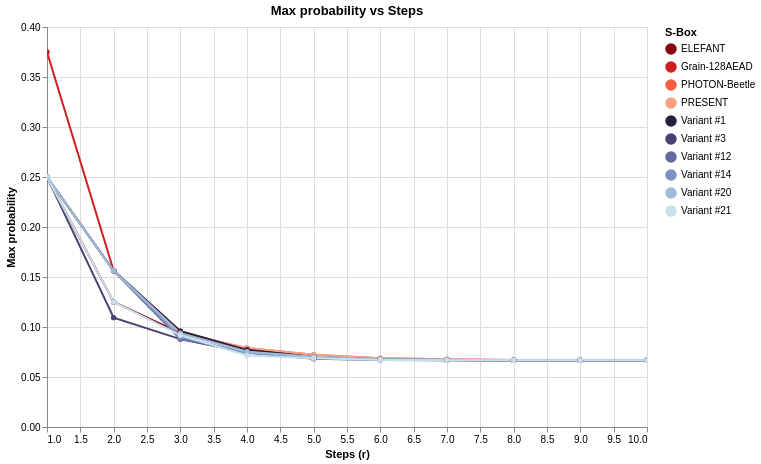

The notebook cell saved with this chart:
### Code cell
chart_mp = compare_max_probability_altair(
    specs,
    r_values=list(range(1,11)),
    log_scale=False,
    detail=True
)
chart_mp

### Figure 1 — Vega-Lite specification as saved in the notebook (floating-point values rounded to 4 significant figures)
{"config": {"view": {"continuousWidth": 300, "continuousHeight": 300}}, "data": {"name": "data-973939d819a1010aea30fdd18b3e7ff7"}, "mark": {"type": "line", "point": true}, "encoding": {"color": {"field": "S-Box", "legend": {"title": "S-Box"}, "scale": {"domain": ["ELEFANT", "Grain-128AEAD", "PHOTON-Beetle", "PRESENT", "Variant #1", "Variant #3", "Variant #12", "Variant #14", "Variant #20", "Variant #21"], "range": ["#880811", "#d01d1f", "#f85d42", "#fca082", "#2b1f3e", "#494373", "#636a9f", "#7d92bf", "#9ebbd7", "#c7dfeb"]}, "type": "nominal"}, "tooltip": [{"field": "r", "type": "quantitative"}, {"field": "S-Box", "type": "nominal"}, {"field": "Max probability", "type": "quantitative"}], "x": {"field": "r", "title": "Steps (r)", "type": "quantitative"}, "y": {"field": "Max probability", "scale": {}, "title": "Max probability", "type": "quantitative"}}, "height": 400, "params": [{"name": "param_11", "select": {"type": "interval", "encodings": ["x", "y"]}, "bind": "scales"}], "title": "Max probability vs Steps", "width": 600, "$schema": "https://vega.github.io/schema/vega-lite/v5.20.1.json", "datasets": {"data-973939d819a1010aea30fdd18b3e7ff7": [{"r": 1, "S-Box": "ELEFANT", "Max probability": 0.25}, {"r": 2, "S-Box": "ELEFANT", "Max probability": 0.125}, {"r": 3, "S-Box": "ELEFANT", "Max probability": 0.09375}, {"r": 4, "S-Box": "ELEFANT", "Max probability": 0.07812}, {"r": 5, "S-Box": "ELEFANT", "Max probability": 0.06982}, {"r": 6, "S-Box": "ELEFANT", "Max probability": 0.06805}, {"r": 7, "S-Box": "ELEFANT", "Max probability": 0.06709}, {"r": 8, "S-Box": "ELEFANT", "Max probability": 0.06682}, {"r": 9, "S-Box": "ELEFANT", "Max probability": 0.06672}, {"r": 10, "S-Box": "ELEFANT", "Max probability": 0.06669}, {"r": 1, "S-Box": "Grain-128AEAD", "Max probability": 0.375}, {"r": 2, "S-Box": "Grain-128AEAD", "Max probability": 0.1562}, {"r": 3, "S-Box": "Grain-128AEAD", "Max probability": 0.0957}, {"r": 4, "S-Box": "Grain-128AEAD", "Max probability": 0.07764}, {"r": 5, "S-Box": "Grain-128AEAD", "Max probability": 0.07004}, {"r": 6, "S-Box": "Grain-128AEAD", "Max probability": 0.06794}, {"r": 7, "S-Box": "Grain-128AEAD", "Max probability": 0.06707}, {"r": 8, "S-Box": "Grain-128AEAD", "Max probability": 0.0668}, {"r": 9, "S-Box": "Grain-128AEAD", "Max probability": 0.0667}, {"r": 10, "S-Box": "Grain-128AEAD", "Max probability": 0.06668}, {"r": 1, "S-Box": "PHOTON-Beetle", "Max probability": 0.25}, {"r": 2, "S-Box": "PHOTON-Beetle", "Max probability": 0.1562}, {"r": 3, "S-Box": "PHOTON-Beetle", "Max probability": 0.09375}, {"r": 4, "S-Box": "PHOTON-Beetle", "Max probability": 0.0791}, {"r": 5, "S-Box": "PHOTON-Beetle", "Max probability": 0.07227}, {"r": 6, "S-Box": "PHOTON-Beetle", "Max probability": 0.06882}, {"r": 7, "S-Box": "PHOTON-Beetle", "Max probability": 0.06766}, {"r": 8, "S-Box": "PHOTON-Beetle", "Max probability": 0.06699}, {"r": 9, "S-Box": "PHOTON-Beetle", "Max probability": 0.06683}, {"r": 10, "S-Box": "PHOTON-Beetle", "Max probability": 0.06672}, {"r": 1, "S-Box": "PRESENT", "Max probability": 0.25}, {"r": 2, "S-Box": "PRESENT", "Max probability": 0.1562}, {"r": 3, "S-Box": "PRESENT", "Max probability": 0.09375}, {"r": 4, "S-Box": "PRESENT", "Max probability": 0.0791}, {"r": 5, "S-Box": "PRESENT", "Max probability": 0.07227}, {"r": 6, "S-Box": "PRESENT", "Max probability": 0.06882}, {"r": 7, "S-Box": "PRESENT", "Max probability": 0.06766}, {"r": 8, "S-Box": "PRESENT", "Max probability": 0.06699}, {"r": 9, "S-Box": "PRESENT", "Max probability": 0.06683}, {"r": 10, "S-Box": "PRESENT", "Max probability": 0.06672}, {"r": 1, "S-Box": "Variant #1", "Max probability": 0.25}, {"r": 2, "S-Box": "Variant #1", "Max probability": 0.1562}, {"r": 3, "S-Box": "Variant #1", "Max probability": 0.0957}, {"r": 4, "S-Box": "Variant #1", "Max probability": 0.07715}, {"r": 5, "S-Box": "Variant #1", "Max probability": 0.07001}, {"r": 6, "S-Box": "Variant #1", "Max probability": 0.06769}, {"r": 7, "S-Box": "Variant #1", "Max probability": 0.06701}, {"r": 8, "S-Box": "Variant #1", "Max probability": 0.06676}, {"r": 9, "S-Box": "Variant #1", "Max probability": 0.0667}, {"r": 10, "S-Box": "Variant #1", "Max probability": 0.06668}, {"r": 1, "S-Box": "Variant #3", "Max probability": 0.25}, {"r": 2, "S-Box": "Variant #3", "Max probability": 0.1094}, {"r": 3, "S-Box": "Variant #3", "Max probability": 0.08789}, {"r": 4, "S-Box": "Variant #3", "Max probability": 0.07446}, {"r": 5, "S-Box": "Variant #3", "Max probability": 0.06815}, {"r": 6, "S-Box": "Variant #3", "Max probability": 0.06707}, {"r": 7, "S-Box": "Variant #3", "Max probability": 0.06685}, {"r": 8, "S-Box": "Variant #3", "Max probability": 0.06671}, {"r": 9, "S-Box": "Variant #3", "Max probability": 0.06669}, {"r": 10, "S-Box": "Variant #3", "Max probability": 0.06667}, {"r": 1, "S-Box": "Variant #12", "Max probability": 0.25}, {"r": 2, "S-Box": "Variant #12", "Max probability": 0.1562}, {"r": 3, "S-Box": "Variant #12", "Max probability": 0.08789}, {"r": 4, "S-Box": "Variant #12", "Max probability": 0.07471}, {"r": 5, "S-Box": "Variant #12", "Max probability": 0.06876}, {"r": 6, "S-Box": "Variant #12", "Max probability": 0.06746}, {"r": 7, "S-Box": "Variant #12", "Max probability": 0.06681}, {"r": 8, "S-Box": "Variant #12", "Max probability": 0.06672}, {"r": 9, "S-Box": "Variant #12", "Max probability": 0.06668}, {"r": 10, "S-Box": "Variant #12", "Max probability": 0.06667}, {"r": 1, "S-Box": "Variant #14", "Max probability": 0.25}, {"r": 2, "S-Box": "Variant #14", "Max probability": 0.1562}, {"r": 3, "S-Box": "Variant #14", "Max probability": 0.08984}, {"r": 4, "S-Box": "Variant #14", "Max probability": 0.07422}, {"r": 5, "S-Box": "Variant #14", "Max probability": 0.06934}, {"r": 6, "S-Box": "Variant #14", "Max probability": 0.06745}, {"r": 7, "S-Box": "Variant #14", "Max probability": 0.06696}, {"r": 8, "S-Box": "Variant #14", "Max probability": 0.06676}, {"r": 9, "S-Box": "Variant #14", "Max probability": 0.0667}, {"r": 10, "S-Box": "Variant #14", "Max probability": 0.06668}, {"r": 1, "S-Box": "Variant #20", "Max probability": 0.25}, {"r": 2, "S-Box": "Variant #20", "Max probability": 0.1562}, {"r": 3, "S-Box": "Variant #20", "Max probability": 0.09375}, {"r": 4, "S-Box": "Variant #20", "Max probability": 0.0752}, {"r": 5, "S-Box": "Variant #20", "Max probability": 0.07025}, {"r": 6, "S-Box": "Variant #20", "Max probability": 0.0679}, {"r": 7, "S-Box": "Variant #20", "Max probability": 0.06713}, {"r": 8, "S-Box": "Variant #20", "Max probability": 0.06681}, {"r": 9, "S-Box": "Variant #20", "Max probability": 0.06672}, {"r": 10, "S-Box": "Variant #20", "Max probability": 0.06669}, {"r": 1, "S-Box": "Variant #21", "Max probability": 0.25}, {"r": 2, "S-Box": "Variant #21", "Max probability": 0.125}, {"r": 3, "S-Box": "Variant #21", "Max probability": 0.0918}, {"r": 4, "S-Box": "Variant #21", "Max probability": 0.07153}, {"r": 5, "S-Box": "Variant #21", "Max probability": 0.06866}, {"r": 6, "S-Box": "Variant #21", "Max probability": 0.0671}, {"r": 7, "S-Box": "Variant #21", "Max probability": 0.06679}, {"r": 8, "S-Box": "Variant #21", "Max probability": 0.0667}, {"r": 9, "S-Box": "Variant #21", "Max probability": 0.06668}, {"r": 10, "S-Box": "Variant #21", "Max probability": 0.06667}]}}
